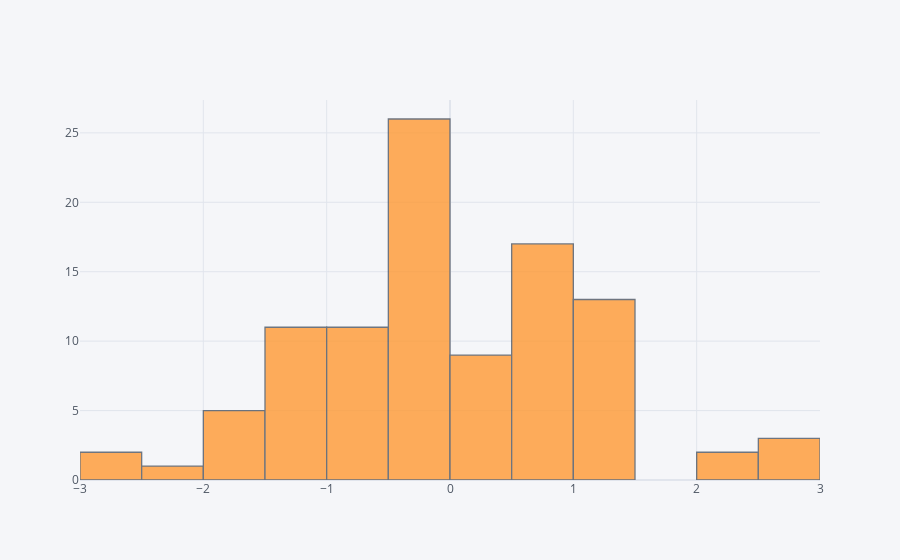

Notebook cell for this chart:
### Code cell
df['A'].iplot(kind='hist')

### Figure 1 — Plotly figure (JSON) as saved in the notebook; plotly's stock layout.template omitted (floating-point values rounded to 4 significant figures)
{"data": [{"histfunc": "count", "histnorm": "", "marker": {"color": "rgba(255, 153, 51, 1.0)", "line": {"color": "#4D5663", "width": 1.3}}, "name": "A", "opacity": 0.8, "orientation": "v", "type": "histogram", "x": [-2.025, 1.121, -0.1471, 0.6671, -0.02338, 0.506, -0.9478, 2.73, 0.1501, -1.629, 0.02563, -1.618, -0.6202, 0.698, 1.346, -0.4733, 1.218, 1.072, 0.7267, -1.133, 1.285, -1.136, -1.099, 0.8043, 2.889, 0.9137, -1.236, 2.239, 1.059, 1.033, 1.02, 0.8787, 0.6886, 0.5437, -0.1346, -1.501, 0.4021, -1.21, -0.3972, 0.1468, -0.4101, -0.8762, -0.03269, -0.8325, -0.3736, 0.5976, -2.63, 0.4921, -0.2461, -1.126, -0.4807, 0.129, -1.409, -0.4718, 0.2306, 1.028, 0.9843, -0.09075, 0.6472, -0.9204, -0.1257, -0.0871, -0.2727, -0.1414, -0.4612, 0.8261, 1.457, -0.1004, -0.4369, -1.998, -0.4628, 0.1275, -0.3433, -1.169, 0.7825, -0.532, 2.225, 1.089, -1.243, 1.25, 0.7905, 2.734, -0.4536, -2.791, -0.9097, -0.792, -0.3885, 1.257, -0.7386, -1.162, 0.5144, -0.9145, -0.3803, -1.058, 0.4826, -1.627, -0.4225, -0.3251, -0.8686, 0.6256]}], "layout": {"barmode": "overlay", "legend": {"bgcolor": "#F5F6F9", "font": {"color": "#4D5663"}}, "paper_bgcolor": "#F5F6F9", "plot_bgcolor": "#F5F6F9", "title": {"font": {"color": "#4D5663"}}, "xaxis": {"gridcolor": "#E1E5ED", "showgrid": true, "tickfont": {"color": "#4D5663"}, "title": {"font": {"color": "#4D5663"}, "text": ""}, "zerolinecolor": "#E1E5ED"}, "yaxis": {"gridcolor": "#E1E5ED", "showgrid": true, "tickfont": {"color": "#4D5663"}, "title": {"font": {"color": "#4D5663"}, "text": ""}, "zerolinecolor": "#E1E5ED"}}}
